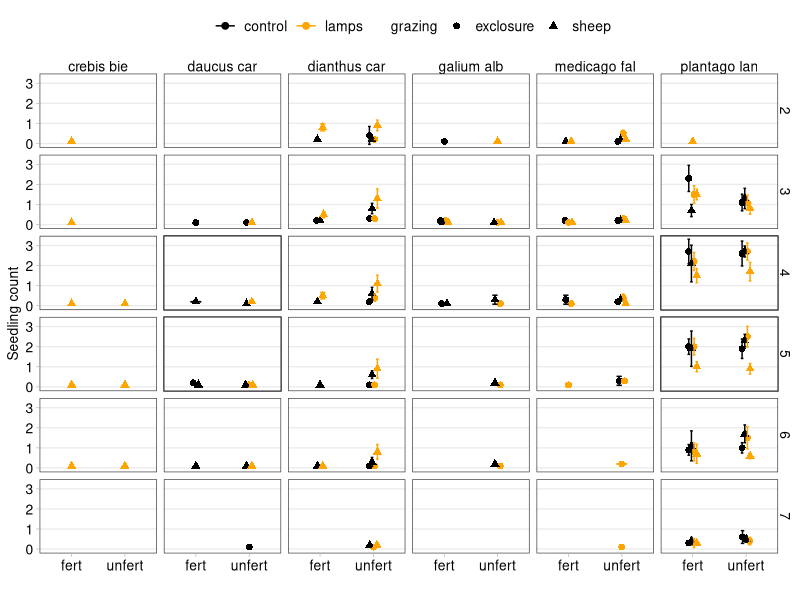
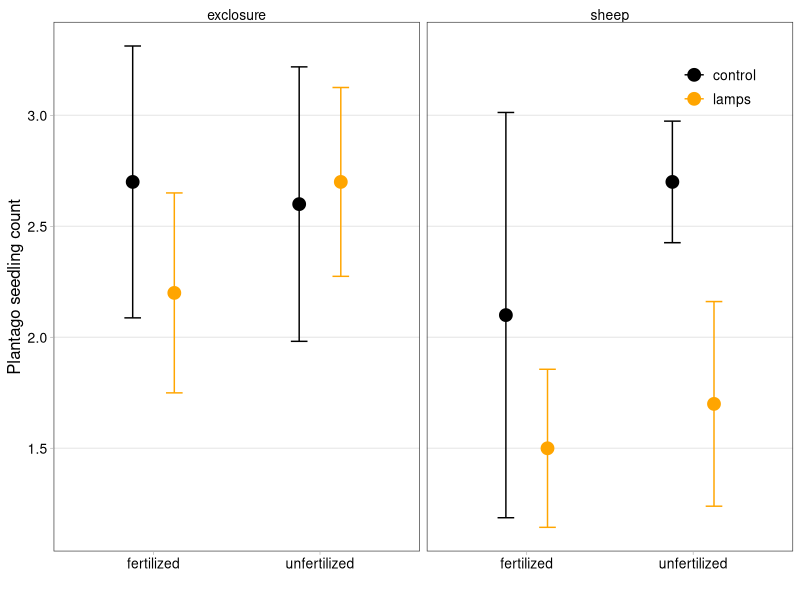
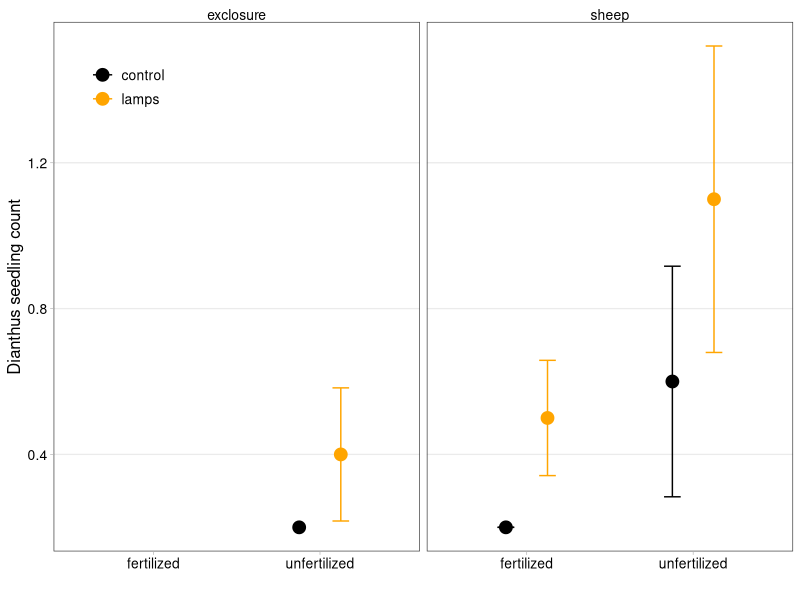

The R script that drew these images, in order:
## ---- chunk 1
#library(plyr)
library(tidyverse)
library(ggplot2)
library(ggthemes)

# theme for plotting
theme_cw <- function () { 
  theme_bw(base_size=10) %+replace% 
    theme(
      panel.background = element_blank(), 
      plot.background = element_blank(), 
      axis.ticks = element_line(colour = "grey70", size = rel(0.5)),
      panel.grid.minor = element_blank(), 
      panel.grid.major.x = element_blank(),
      legend.background = element_blank(), 
      legend.key = element_blank(),
      strip.background = element_blank(), 
      strip.text=element_text(size=10),
      axis.text=element_text(size=10),
      complete = TRUE
    )
}

# Chhaya's path
mark.seedlings <- read.csv("data/toothpick_seedling_data_2020_all.csv",
                           stringsAsFactors = FALSE)

# Mia's path
#mark.seedlings<-read.csv("C:/Users/mj65tivo/Dropbox/eDiValo-seedlings/Data Entry/toothpick_seedling_data_2020_all.csv", stringsAsFactors = FALSE)
#View(mark.seedlings)
# For Mia: change first column name to month
#colnames(mark.seedlings)[1]<-"month"

# adding separate columns for exclosure, light, and fertilization treatments
mark.seedlings$grazing <- 'sheep'
mark.seedlings$grazing[grep('E', mark.seedlings$plot)] <- 'exclosure'
mark.seedlings$nutrient <- 'unfertilized'
mark.seedlings$nutrient[grep('F', mark.seedlings$plot)] <- 'fertilized'
mark.seedlings$light <- 'control'
mark.seedlings$light[grep('L', mark.seedlings$plot)] <- 'lamps'

# summary of total number by species, plot, and month
mark.summary <- mark.seedlings %>%
    group_by(block, plot, grazing, nutrient, light, species, month) %>%
  dplyr::summarize(
    count = sum(number),
    count.2 = sum(number>0))

## ---- chunk 2
mark.plot <- mark.summary %>% 
  group_by(grazing, nutrient, light, species, month) %>%
  dplyr::summarize(
    plots.present = length(count),
    total.mean = sum(count)/10,
    total.se = sd(count)/sqrt(10))

plantago <- filter(mark.plot, species=="plantago lan")
daucus <- filter(mark.plot, species=="daucus car")
medicago <- filter(mark.plot, species=="medicago fal.")
dianthus <- filter(mark.plot, species=="dianthus car")
galium <- filter(mark.plot, species=="galium alb")
crebis <- filter(mark.plot, species=="crebis bie")

## everything
ggplot(mark.plot, aes(x=nutrient, y=total.mean, 
                     ymin=total.mean-total.se, ymax=total.mean+total.se,
                     color=light, shape=grazing)) +
  facet_grid(month~species) +
  geom_point(size=2, position=position_dodge(0.2)) +
  geom_errorbar(width=0.2, position=position_dodge(0.2)) +
  ylab('Seedling count') +
  xlab('') +
  scale_x_discrete(labels=c("fertilized" = "fert", "unfertilized" = "unfert")) +
  theme_cw() +
  theme(text = element_text(size=10)) +
  scale_color_manual(values=c('black','orange'), name='') +
  theme(legend.position = 'top', legend.text=element_text(size=10))

#ggsave(filename = 'species_time.pdf', width=10, height=8, units='in')

## ---- chunk 3
ggplot(filter(plantago, month==4),
       aes(x=nutrient, y=total.mean, 
                     ymin=total.mean-total.se, ymax=total.mean+total.se,
                     color=light)) +
  facet_grid(.~grazing) +
  geom_point(size=4, position=position_dodge(0.5)) +
  geom_errorbar(width=0.2, position=position_dodge(0.5)) +
  ylab('Plantago seedling count') +
  xlab('') +
  theme_cw() +
  theme(text = element_text(size=12)) +
  scale_color_manual(values=c('black','orange'), name='') +
  theme(legend.position = c(0.9, 0.9), legend.text=element_text(size=10))
## ---- chunk 4
ggplot(filter(dianthus, month==4),
       aes(x=nutrient, y=total.mean, 
                     ymin=total.mean-total.se, ymax=total.mean+total.se,
                     color=light)) +
  facet_grid(.~grazing) +
  geom_point(size=4, position=position_dodge(0.5)) +
  geom_errorbar(width=0.2, position=position_dodge(0.5)) +
  ylab('Dianthus seedling count') +
  xlab('') +
  theme_cw() +
  theme(text = element_text(size=12)) +
  scale_color_manual(values=c('black','orange'), name='') +
  theme(legend.position = c(0.1, 0.9), legend.text=element_text(size=10))
## ---- chunk 5
mark.emergence <- mark.seedlings %>%
  group_by(block, plot, grazing, nutrient, light, species, id..1.6.) %>%
  dplyr::summarize(
    emergence.2 = max(number),
    emergence.1 = ifelse(emergence.2 > 0, 1, 0)
    )

emergence.summary <- mark.emergence %>%
  group_by(block, plot, grazing, nutrient, light, species) %>%
  dplyr::summarise(
    num.emerged.2 = sum(emergence.2),
    num.emerged.1 = sum(emergence.1)
  )

## ---- chunk 6
emergence.plot <- emergence.summary %>%
  group_by(grazing, nutrient, light, species) %>%
  dplyr::summarize(
    n = 10,
    n.check = length(num.emerged.2),
    emergence.mean = mean(num.emerged.2, na.rm = TRUE),
    emergence.se = sd(num.emerged.2)/sqrt(n)
  )

